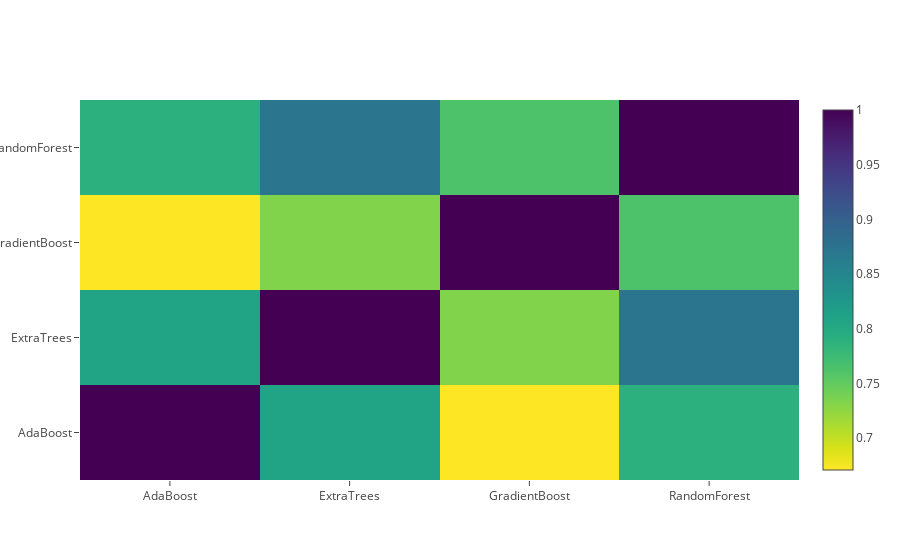

The notebook cell this image was saved under:
### Markdown cell above
**Correlation Heatmap of the Second Level Training set**

### Code cell
data = [
    go.Heatmap(
        z= base_predictions_train.astype(float).corr().values ,
        x=base_predictions_train.columns.values,
        y= base_predictions_train.columns.values,
          colorscale='Viridis',
            showscale=True,
            reversescale = True
    )
]
py.iplot(data, filename='labelled-heatmap')

### Figure 1 — Plotly figure (JSON) as saved in the notebook; plotly's stock layout.template omitted (floating-point values rounded to 4 significant figures)
{"data": [{"colorscale": "Viridis", "reversescale": true, "showscale": true, "type": "heatmap", "uid": "20939186-fd5f-11e8-88c7-14dae9bca047", "x": ["AdaBoost", "ExtraTrees", "GradientBoost", "RandomForest"], "y": ["AdaBoost", "ExtraTrees", "GradientBoost", "RandomForest"], "z": [[1, 0.8088, 0.6709, 0.7898], [0.8088, 1, 0.7329, 0.8726], [0.6709, 0.7329, 1, 0.7633], [0.7898, 0.8726, 0.7633, 1]]}], "layout": {}}
